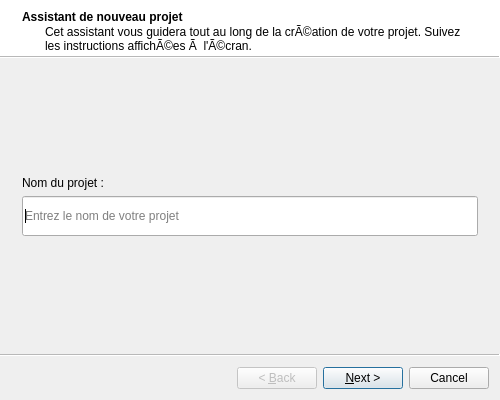
<?xml version="1.0" encoding="UTF-8"?>
<ui version="4.0">
 <class>NouveauProjet</class>
 <widget class="QWizard" name="NouveauProjet">
  <property name="geometry">
   <rect>
    <x>0</x>
    <y>0</y>
    <width>500</width>
    <height>400</height>
   </rect>
  </property>
  <property name="minimumSize">
   <size>
    <width>500</width>
    <height>400</height>
   </size>
  </property>
  <property name="maximumSize">
   <size>
    <width>500</width>
    <height>400</height>
   </size>
  </property>
  <property name="windowTitle">
   <string>Assistant de crÃ©ation de nouveau projet</string>
  </property>
  <property name="windowIcon">
   <iconset resource="ressources.qrc">
    <normaloff>:/res/VAElogo.png</normaloff>:/res/VAElogo.png</iconset>
  </property>
  <property name="wizardStyle">
   <enum>QWizard::ModernStyle</enum>
  </property>
  <property name="titleFormat">
   <enum>Qt::AutoText</enum>
  </property>
  <property name="subTitleFormat">
   <enum>Qt::LogText</enum>
  </property>
  <widget class="QWizardPage" name="intro">
   <property name="title">
    <string>Assistant de nouveau projet</string>
   </property>
   <property name="subTitle">
    <string>Cet assistant vous guidera tout au long de la crÃ©ation de votre projet. Suivez les instructions affichÃ©es Ã  l'Ã©cran.</string>
   </property>
   <attribute name="pageId">
    <string notr="true">1</string>
   </attribute>
   <layout class="QVBoxLayout" name="verticalLayout">
    <item>
     <spacer name="verticalSpacer">
      <property name="orientation">
       <enum>Qt::Vertical</enum>
      </property>
      <property name="sizeHint" stdset="0">
       <size>
        <width>20</width>
        <height>40</height>
       </size>
      </property>
     </spacer>
    </item>
    <item>
     <widget class="QLabel" name="label_3">
      <property name="text">
       <string>Nom du projet :</string>
      </property>
     </widget>
    </item>
    <item>
     <widget class="QLineEdit" name="nomDuProjet">
      <property name="sizePolicy">
       <sizepolicy hsizetype="Expanding" vsizetype="Fixed">
        <horstretch>0</horstretch>
        <verstretch>0</verstretch>
       </sizepolicy>
      </property>
      <property name="minimumSize">
       <size>
        <width>400</width>
        <height>40</height>
       </size>
      </property>
      <property name="placeholderText">
       <string>Entrez le nom de votre projet</string>
      </property>
     </widget>
    </item>
    <item>
     <spacer name="verticalSpacer_2">
      <property name="orientation">
       <enum>Qt::Vertical</enum>
      </property>
      <property name="sizeHint" stdset="0">
       <size>
        <width>20</width>
        <height>40</height>
       </size>
      </property>
     </spacer>
    </item>
   </layout>
  </widget>
  <widget class="QWizardPage" name="concl">
   <property name="title">
    <string>Assistant de nouveau projet</string>
   </property>
   <property name="subTitle">
    <string/>
   </property>
   <attribute name="pageId">
    <string notr="true">2</string>
   </attribute>
   <layout class="QVBoxLayout" name="verticalLayout_2">
    <item>
     <widget class="QLabel" name="label">
      <property name="text">
       <string>Description du projet :</string>
      </property>
     </widget>
    </item>
    <item>
     <widget class="QTextEdit" name="textEdit">
      <property name="documentTitle">
       <string>aaa</string>
      </property>
     </widget>
    </item>
    <item>
     <widget class="QLabel" name="label_2">
      <property name="text">
       <string>Repertoire de travail :</string>
      </property>
     </widget>
    </item>
    <item>
     <layout class="QHBoxLayout" name="horizontalLayout_2">
      <item>
       <widget class="QLineEdit" name="cheminRepertoire"/>
      </item>
      <item>
       <widget class="QPushButton" name="boutonParcourir">
        <property name="text">
         <string>Parcourir</string>
        </property>
       </widget>
      </item>
     </layout>
    </item>
   </layout>
  </widget>
 </widget>
 <resources>
  <include location="ressources.qrc"/>
 </resources>
 <connections/>
</ui>
